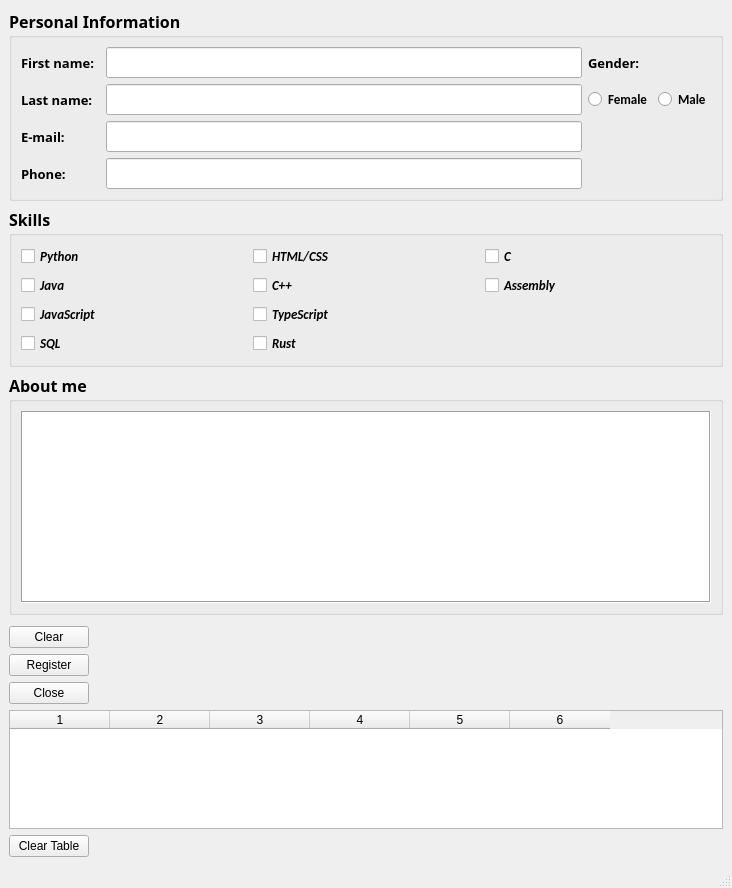
<?xml version="1.0" encoding="UTF-8"?>
<ui version="4.0">
 <class>MainWindow</class>
 <widget class="QMainWindow" name="MainWindow">
  <property name="geometry">
   <rect>
    <x>0</x>
    <y>0</y>
    <width>732</width>
    <height>888</height>
   </rect>
  </property>
  <property name="windowTitle">
   <string>MainWindow</string>
  </property>
  <widget class="QWidget" name="centralwidget">
   <layout class="QGridLayout" name="gridLayout_3">
    <item row="1" column="0">
     <widget class="QGroupBox" name="groupBox_skills">
      <property name="sizePolicy">
       <sizepolicy hsizetype="Minimum" vsizetype="Minimum">
        <horstretch>0</horstretch>
        <verstretch>0</verstretch>
       </sizepolicy>
      </property>
      <property name="font">
       <font>
        <family>Corbel</family>
        <pointsize>12</pointsize>
        <weight>75</weight>
        <bold>true</bold>
       </font>
      </property>
      <property name="title">
       <string>Skills</string>
      </property>
      <layout class="QGridLayout" name="gridLayout">
       <item row="3" column="0">
        <widget class="QCheckBox" name="checkBox_5">
         <property name="font">
          <font>
           <family>Calibri</family>
           <pointsize>10</pointsize>
           <italic>true</italic>
          </font>
         </property>
         <property name="text">
          <string>SQL</string>
         </property>
        </widget>
       </item>
       <item row="3" column="1" colspan="2">
        <widget class="QCheckBox" name="checkBox_8">
         <property name="font">
          <font>
           <family>Calibri</family>
           <pointsize>10</pointsize>
           <italic>true</italic>
          </font>
         </property>
         <property name="text">
          <string>Rust</string>
         </property>
        </widget>
       </item>
       <item row="2" column="1" colspan="2">
        <widget class="QCheckBox" name="checkBox_7">
         <property name="font">
          <font>
           <family>Calibri</family>
           <pointsize>10</pointsize>
           <italic>true</italic>
          </font>
         </property>
         <property name="text">
          <string>TypeScript</string>
         </property>
        </widget>
       </item>
       <item row="2" column="0">
        <widget class="QCheckBox" name="checkBox_3">
         <property name="font">
          <font>
           <family>Calibri</family>
           <pointsize>10</pointsize>
           <italic>true</italic>
          </font>
         </property>
         <property name="text">
          <string>JavaScript</string>
         </property>
        </widget>
       </item>
       <item row="1" column="1">
        <widget class="QCheckBox" name="checkBox_6">
         <property name="font">
          <font>
           <family>Calibri</family>
           <pointsize>10</pointsize>
           <italic>true</italic>
          </font>
         </property>
         <property name="text">
          <string>C++</string>
         </property>
        </widget>
       </item>
       <item row="1" column="2">
        <widget class="QCheckBox" name="checkBox_10">
         <property name="font">
          <font>
           <family>Calibri</family>
           <pointsize>10</pointsize>
           <italic>true</italic>
          </font>
         </property>
         <property name="text">
          <string>Assembly</string>
         </property>
        </widget>
       </item>
       <item row="0" column="0">
        <widget class="QCheckBox" name="checkBox">
         <property name="font">
          <font>
           <family>Calibri</family>
           <pointsize>10</pointsize>
           <italic>true</italic>
          </font>
         </property>
         <property name="text">
          <string>Python</string>
         </property>
        </widget>
       </item>
       <item row="0" column="2">
        <widget class="QCheckBox" name="checkBox_9">
         <property name="font">
          <font>
           <family>Calibri</family>
           <pointsize>10</pointsize>
           <italic>true</italic>
          </font>
         </property>
         <property name="text">
          <string>C</string>
         </property>
        </widget>
       </item>
       <item row="0" column="1">
        <widget class="QCheckBox" name="checkBox_4">
         <property name="font">
          <font>
           <family>Calibri</family>
           <pointsize>10</pointsize>
           <italic>true</italic>
          </font>
         </property>
         <property name="text">
          <string>HTML/CSS</string>
         </property>
        </widget>
       </item>
       <item row="1" column="0">
        <widget class="QCheckBox" name="checkBox_2">
         <property name="font">
          <font>
           <family>Calibri</family>
           <pointsize>10</pointsize>
           <italic>true</italic>
          </font>
         </property>
         <property name="text">
          <string>Java</string>
         </property>
        </widget>
       </item>
      </layout>
     </widget>
    </item>
    <item row="2" column="0">
     <widget class="QGroupBox" name="groupBox_aboutme">
      <property name="sizePolicy">
       <sizepolicy hsizetype="Minimum" vsizetype="Minimum">
        <horstretch>0</horstretch>
        <verstretch>0</verstretch>
       </sizepolicy>
      </property>
      <property name="font">
       <font>
        <family>Corbel</family>
        <pointsize>12</pointsize>
        <weight>75</weight>
        <bold>true</bold>
       </font>
      </property>
      <property name="title">
       <string>About me</string>
      </property>
      <layout class="QVBoxLayout" name="verticalLayout_3">
       <item>
        <widget class="QTextEdit" name="textEdit">
         <property name="font">
          <font>
           <family>Ebrima</family>
           <pointsize>10</pointsize>
           <weight>50</weight>
           <bold>false</bold>
          </font>
         </property>
         <property name="frameShape">
          <enum>QFrame::Box</enum>
         </property>
        </widget>
       </item>
      </layout>
     </widget>
    </item>
    <item row="7" column="0">
     <widget class="QPushButton" name="pushButton_close">
      <property name="sizePolicy">
       <sizepolicy hsizetype="Maximum" vsizetype="Maximum">
        <horstretch>0</horstretch>
        <verstretch>0</verstretch>
       </sizepolicy>
      </property>
      <property name="text">
       <string>Close</string>
      </property>
     </widget>
    </item>
    <item row="6" column="0">
     <widget class="QPushButton" name="pushButton_register">
      <property name="sizePolicy">
       <sizepolicy hsizetype="Maximum" vsizetype="Maximum">
        <horstretch>0</horstretch>
        <verstretch>0</verstretch>
       </sizepolicy>
      </property>
      <property name="text">
       <string>Register</string>
      </property>
     </widget>
    </item>
    <item row="5" column="0">
     <widget class="QPushButton" name="pushButton_clear">
      <property name="sizePolicy">
       <sizepolicy hsizetype="Maximum" vsizetype="Maximum">
        <horstretch>0</horstretch>
        <verstretch>0</verstretch>
       </sizepolicy>
      </property>
      <property name="text">
       <string>Clear</string>
      </property>
     </widget>
    </item>
    <item row="3" column="0">
     <spacer name="horizontalSpacer">
      <property name="orientation">
       <enum>Qt::Horizontal</enum>
      </property>
      <property name="sizeHint" stdset="0">
       <size>
        <width>5</width>
        <height>5</height>
       </size>
      </property>
     </spacer>
    </item>
    <item row="0" column="0">
     <widget class="QGroupBox" name="groupBox_personal">
      <property name="sizePolicy">
       <sizepolicy hsizetype="Minimum" vsizetype="Minimum">
        <horstretch>0</horstretch>
        <verstretch>0</verstretch>
       </sizepolicy>
      </property>
      <property name="font">
       <font>
        <family>Corbel</family>
        <pointsize>12</pointsize>
        <weight>75</weight>
        <bold>true</bold>
       </font>
      </property>
      <property name="title">
       <string>Personal Information</string>
      </property>
      <layout class="QGridLayout" name="gridLayout_2">
       <item row="2" column="0" colspan="2">
        <widget class="QLabel" name="label_email">
         <property name="font">
          <font>
           <family>Ebrima</family>
           <pointsize>10</pointsize>
          </font>
         </property>
         <property name="text">
          <string>E-mail:</string>
         </property>
        </widget>
       </item>
       <item row="1" column="0" colspan="2">
        <widget class="QLabel" name="label_lastname">
         <property name="font">
          <font>
           <family>Ebrima</family>
           <pointsize>10</pointsize>
          </font>
         </property>
         <property name="text">
          <string>Last name:</string>
         </property>
        </widget>
       </item>
       <item row="0" column="0">
        <widget class="QLabel" name="label_firstname">
         <property name="font">
          <font>
           <family>Ebrima</family>
           <pointsize>10</pointsize>
          </font>
         </property>
         <property name="text">
          <string>First name:</string>
         </property>
        </widget>
       </item>
       <item row="0" column="2">
        <widget class="QLineEdit" name="lineEdit_name">
         <property name="text">
          <string/>
         </property>
        </widget>
       </item>
       <item row="1" column="2">
        <widget class="QLineEdit" name="lineEdit_lastname"/>
       </item>
       <item row="1" column="4">
        <widget class="QRadioButton" name="radioButton_m">
         <property name="font">
          <font>
           <family>Calibri</family>
           <pointsize>10</pointsize>
          </font>
         </property>
         <property name="text">
          <string>Male</string>
         </property>
        </widget>
       </item>
       <item row="0" column="3">
        <widget class="QLabel" name="label_gender">
         <property name="font">
          <font>
           <family>Ebrima</family>
           <pointsize>10</pointsize>
          </font>
         </property>
         <property name="text">
          <string>Gender:</string>
         </property>
        </widget>
       </item>
       <item row="2" column="2">
        <widget class="QLineEdit" name="lineEdit_email"/>
       </item>
       <item row="3" column="2">
        <widget class="QLineEdit" name="lineEdit_phone"/>
       </item>
       <item row="1" column="3">
        <widget class="QRadioButton" name="radioButton_f">
         <property name="font">
          <font>
           <family>Calibri</family>
           <pointsize>10</pointsize>
          </font>
         </property>
         <property name="text">
          <string>Female</string>
         </property>
        </widget>
       </item>
       <item row="3" column="0" colspan="2">
        <widget class="QLabel" name="label_phone">
         <property name="font">
          <font>
           <family>Ebrima</family>
           <pointsize>10</pointsize>
          </font>
         </property>
         <property name="text">
          <string>Phone:</string>
         </property>
        </widget>
       </item>
      </layout>
     </widget>
    </item>
    <item row="9" column="0">
     <widget class="QTableWidget" name="tableWidget">
      <property name="rowCount">
       <number>0</number>
      </property>
      <property name="columnCount">
       <number>6</number>
      </property>
      <attribute name="horizontalHeaderVisible">
       <bool>true</bool>
      </attribute>
      <column/>
      <column/>
      <column/>
      <column/>
      <column/>
      <column/>
     </widget>
    </item>
    <item row="10" column="0">
     <widget class="QPushButton" name="pushButton_cleartable">
      <property name="sizePolicy">
       <sizepolicy hsizetype="Maximum" vsizetype="Maximum">
        <horstretch>0</horstretch>
        <verstretch>0</verstretch>
       </sizepolicy>
      </property>
      <property name="text">
       <string>Clear Table</string>
      </property>
     </widget>
    </item>
   </layout>
  </widget>
  <widget class="QMenuBar" name="menubar">
   <property name="geometry">
    <rect>
     <x>0</x>
     <y>0</y>
     <width>732</width>
     <height>21</height>
    </rect>
   </property>
  </widget>
  <widget class="QStatusBar" name="statusbar"/>
 </widget>
 <resources/>
 <connections/>
</ui>
